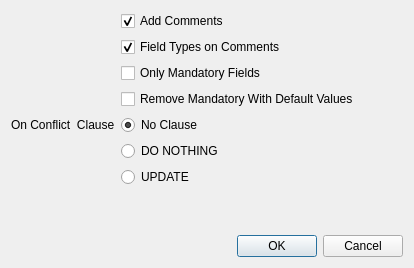
<?xml version="1.0" encoding="UTF-8"?>
<ui version="4.0">
 <class>DlgInsert</class>
 <widget class="QDialog" name="DlgInsert">
  <property name="geometry">
   <rect>
    <x>0</x>
    <y>0</y>
    <width>414</width>
    <height>268</height>
   </rect>
  </property>
  <property name="windowTitle">
   <string>Generate Insert</string>
  </property>
  <property name="modal">
   <bool>true</bool>
  </property>
  <layout class="QVBoxLayout" name="verticalLayout">
   <item>
    <layout class="QFormLayout" name="formLayout">
     <item row="0" column="1">
      <widget class="QCheckBox" name="add_comments">
       <property name="text">
        <string>Add Comments</string>
       </property>
       <property name="checked">
        <bool>true</bool>
       </property>
      </widget>
     </item>
     <item row="2" column="1">
      <widget class="QCheckBox" name="only_mandatory">
       <property name="text">
        <string>Only Mandatory Fields</string>
       </property>
      </widget>
     </item>
     <item row="3" column="1">
      <widget class="QCheckBox" name="remove_mandatory_with_defaults">
       <property name="text">
        <string>Remove Mandatory With Default Values</string>
       </property>
      </widget>
     </item>
     <item row="4" column="0">
      <widget class="QLabel" name="label_3">
       <property name="text">
        <string>On Conflict  Clause</string>
       </property>
      </widget>
     </item>
     <item row="4" column="1">
      <widget class="QRadioButton" name="no_on_conflict_clause">
       <property name="text">
        <string>No Clause</string>
       </property>
       <property name="checked">
        <bool>true</bool>
       </property>
      </widget>
     </item>
     <item row="5" column="1">
      <widget class="QRadioButton" name="do_nothing">
       <property name="text">
        <string>DO NOTHING</string>
       </property>
       <property name="checked">
        <bool>false</bool>
       </property>
      </widget>
     </item>
     <item row="6" column="1">
      <widget class="QRadioButton" name="update">
       <property name="text">
        <string>UPDATE</string>
       </property>
      </widget>
     </item>
     <item row="1" column="1">
      <widget class="QCheckBox" name="show_types">
       <property name="text">
        <string>Field Types on Comments</string>
       </property>
       <property name="checked">
        <bool>true</bool>
       </property>
      </widget>
     </item>
    </layout>
   </item>
   <item>
    <widget class="QDialogButtonBox" name="buttonBox">
     <property name="orientation">
      <enum>Qt::Horizontal</enum>
     </property>
     <property name="standardButtons">
      <set>QDialogButtonBox::Cancel|QDialogButtonBox::Ok</set>
     </property>
    </widget>
   </item>
  </layout>
 </widget>
 <resources/>
 <connections>
  <connection>
   <sender>buttonBox</sender>
   <signal>accepted()</signal>
   <receiver>DlgInsert</receiver>
   <slot>accept()</slot>
   <hints>
    <hint type="sourcelabel">
     <x>248</x>
     <y>254</y>
    </hint>
    <hint type="destinationlabel">
     <x>157</x>
     <y>274</y>
    </hint>
   </hints>
  </connection>
  <connection>
   <sender>buttonBox</sender>
   <signal>rejected()</signal>
   <receiver>DlgInsert</receiver>
   <slot>reject()</slot>
   <hints>
    <hint type="sourcelabel">
     <x>316</x>
     <y>260</y>
    </hint>
    <hint type="destinationlabel">
     <x>286</x>
     <y>274</y>
    </hint>
   </hints>
  </connection>
 </connections>
</ui>
